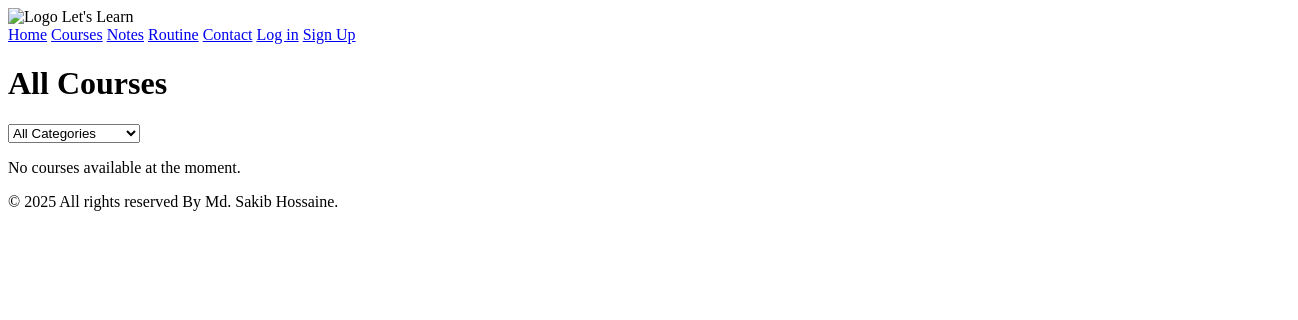
Page /courses/ on the earlier database version.
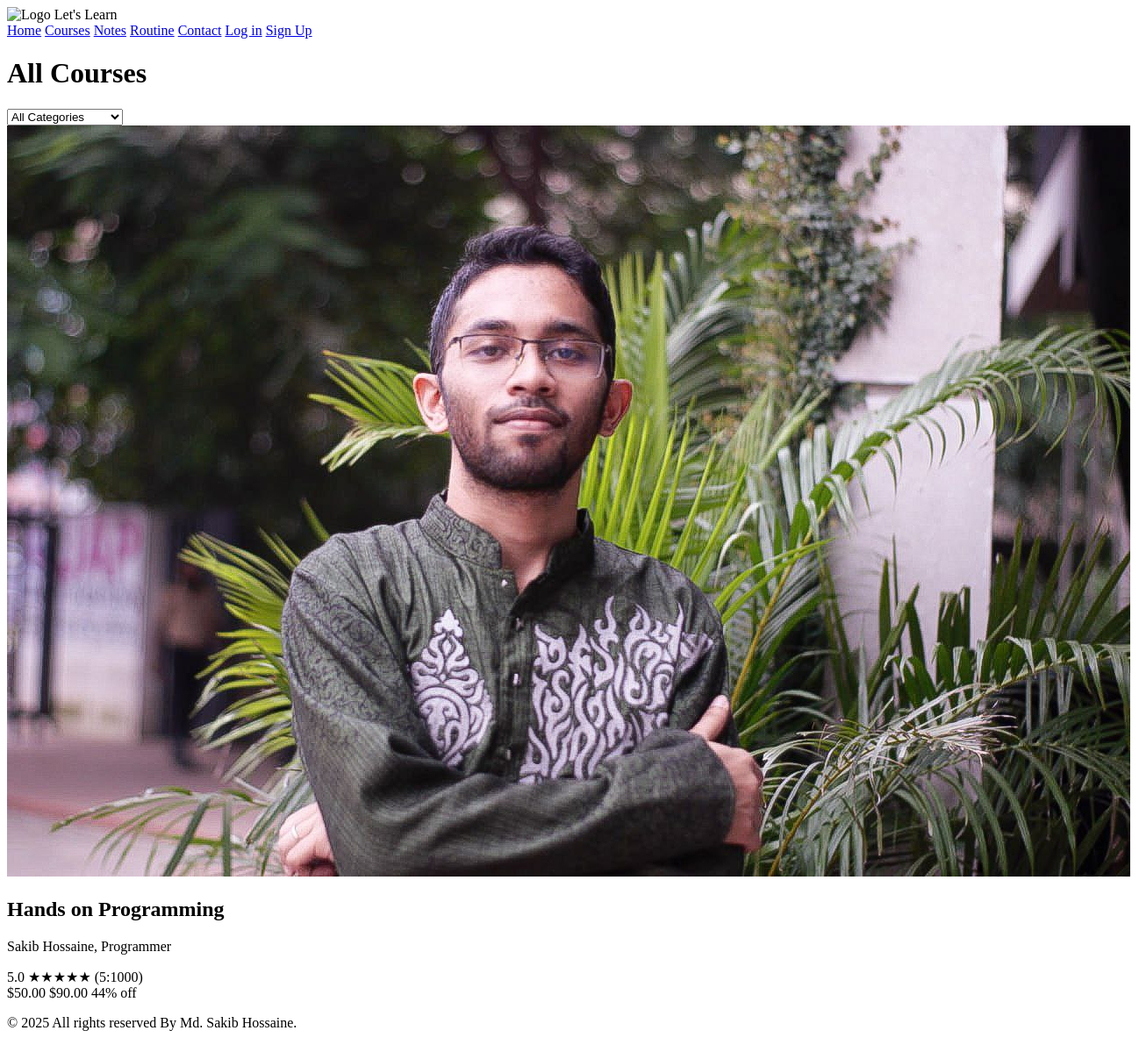
Same page on the later database version.
### courses/models.py (models this page shows, shortened)
class Course(models.Model):
    title = models.CharField(max_length=200)
    instructor = models.ForeignKey(Instructor, on_delete=models.CASCADE)
    rating = models.DecimalField(max_digits=2, decimal_places=1)
    review_count = models.PositiveIntegerField()
    enrollment_year = models.PositiveIntegerField()
    current_price = models.DecimalField(max_digits=6, decimal_places=2)
    original_price = models.DecimalField(max_digits=6, decimal_places=2)
    image = models.ImageField(
        upload_to='course_images/',
        default='course_images/default.png',
        verbose_name='Course Image'
    )
    category = models.CharField(max_length=50, choices=[
        ('python', 'Python'),
        ('web-development', 'Web Development'),
        ('sql', 'SQL'),
        ('php', 'PHP'),
    ], default='python')
    def __str__(self):
        return self.title
    def get_rating_stars(self):
        return '★' * int(self.rating) + '☆' * (5 - int(self.rating))
    def get_discount_percentage(self):
        if self.original_price > 0:
            discount = ((self.original_price - self.current_price) / self.original_price) * 100
            return f"{int(discount)}%"
        return "0%"

class Instructor(models.Model):
    name = models.CharField(max_length=100)
    credentials = models.CharField(max_length=200)

### courses/views.py (the view)
# urls.py: path("", include("courses.urls")),
def courses(request):
    courses = Course.objects.all()
    print(courses)
    return render(request, "courses/courses.html", {"courses": courses})

### templates/courses/courses.html (shortened to what this page needs)
{% extends "base.html" %}
{% load static %}
{% block content %}
<div class="course-container">
    <div class="course-header">
        <h1>All Courses</h1>
        <div class="course-category-dropdown">
            <select id="course-category-select">
                <option value="all">All Categories</option>
            </select>
        </div>
    </div>
    <div class="course-list">
        {% for course in courses %}
        <div class="course-item course-{{ course.category|lower|slugify }}">
            <img src="{{ course.image.url }}" alt="{{ course.title }}" class="course-image">
            <div class="course-info">
                <h2>{{ course.title }}</h2>
                <p>{{ course.instructor.name }}{% if course.instructor.credentials %}, {{ course.instructor.credentials }}{% endif %}</p>
                <div class="course-rating">
                    {{ course.rating }} {{ course.get_rating_stars }} ({{ course.enrollment_year }}:{{ course.review_count }})
                </div>
                <div class="course-price">
                    ${{ course.current_price }}
                    <span class="course-original-price">${{ course.original_price }}</span>
                    <span class="course-discount">
                        {{ course.get_discount_percentage }} off
                    </span>
                </div>
            </div>
        </div>
        {% empty %}
        <div class="no-courses">
            <p>No courses available at the moment.</p>
        </div>
        {% endfor %}
    </div>
</div>
{% endblock %}

Differences in the rows shown:
added Course: image (picture), title "Hands on Programming", instructor.name "Sakib Hossaine", instructor.credentials "Programmer", rating "5.0", get_rating_stars "★★★★★", enrollment_year "5", review_count "1000", current_price "50.00", original_price "90.00", get_discount_percentage "44%"
Other differences:
text no longer shown: "No courses available at the moment."
